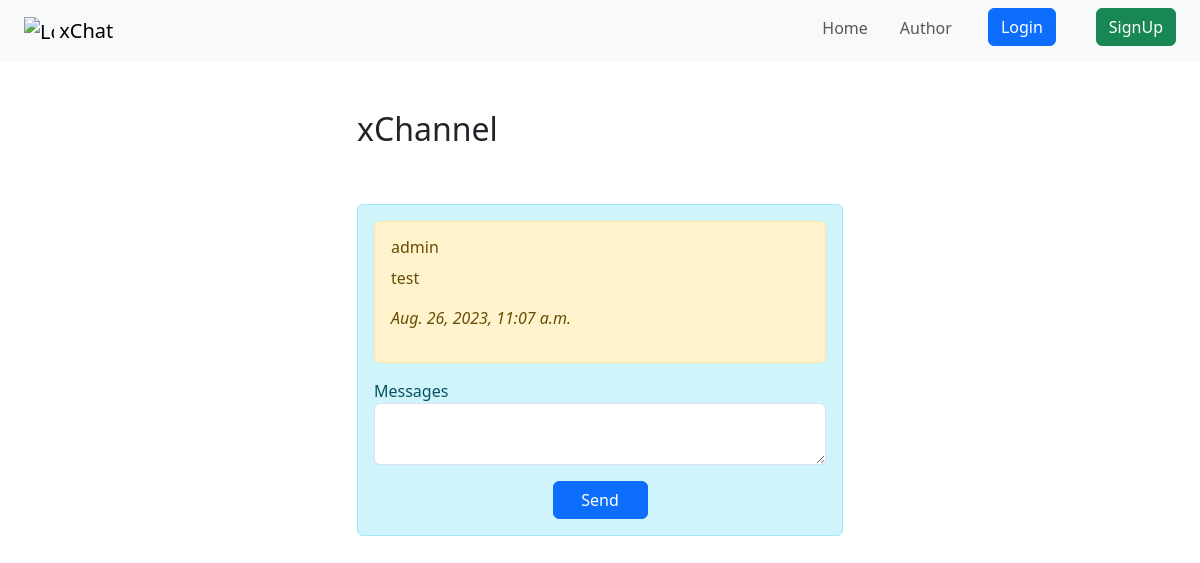
/channel/, run on an earlier commit of the app's database.
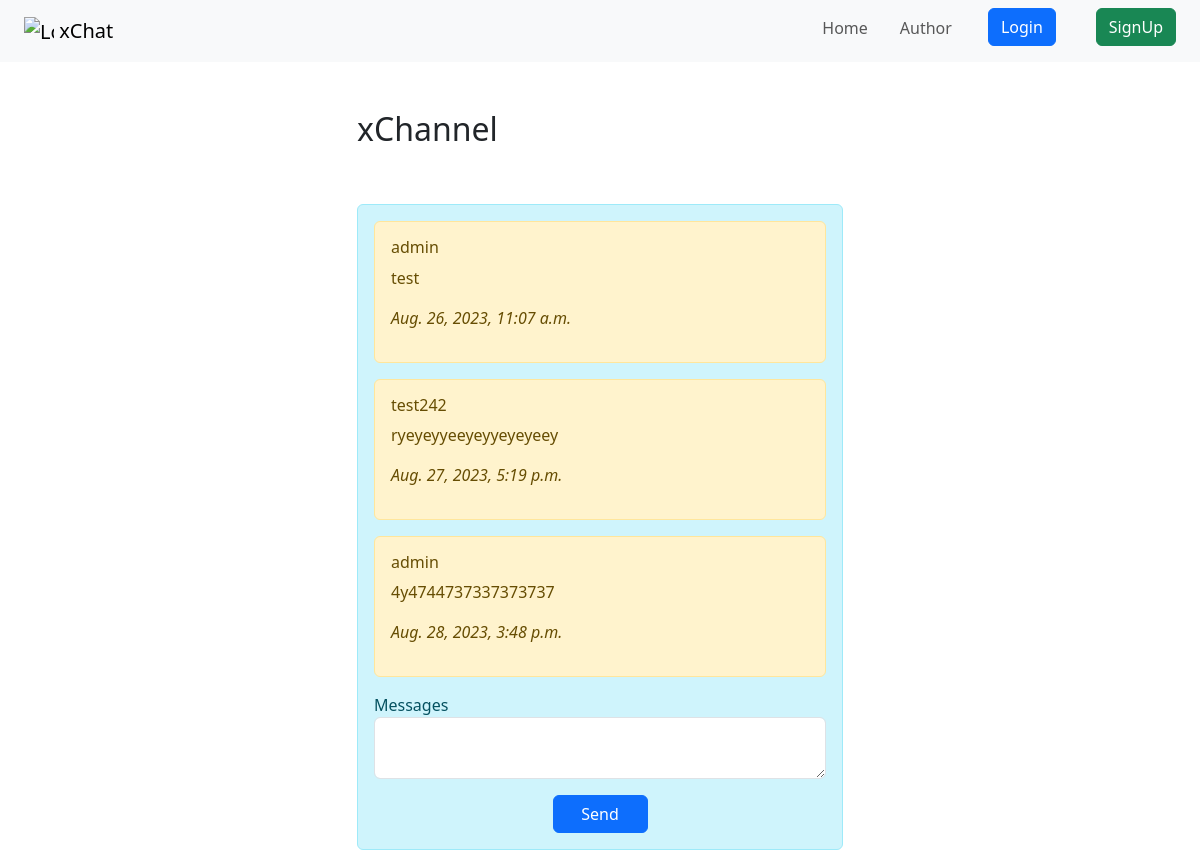
And on a later commit of the database.
### xChannel/models.py (models this page shows, shortened)
class Message(models.Model):
    text = models.TextField(max_length=4096)
    image = models.ImageField(upload_to="xChannel/images", blank=True)
    date_creation = models.DateTimeField(auto_now_add=True)
    user = models.ForeignKey(User, on_delete=models.CASCADE)

### xChannel/views.py (the view)
# urls.py: path('', views.channel, name='xChannel'),
def channel(request):
    messages = Message.objects.all()
    return render(request, "xChannel/xChannel.html", {"messages": messages})

### xChannel/templates/xChannel/xChannel.html (shortened to what this page needs)
<!DOCTYPE html>
{% extends 'main/main.html' %}
{% block content %}
    <div class="row justify-content-center mt-5">
        <div class="col-md-5">
            <h2>xChannel</h2>
        </div>
    </div>
    <div class="row justify-content-center mt-5">
        <div class="col-md-5">
            <div class="alert alert-info" role="alert">
                {% if messages %}
                    {% for message in messages %}
                        <div class="alert alert-warning" role="alert">
                            <h6>{{ message.user.username }}</h6>
                            <p>{{ message.text }}</p>
                            <p><i>{{ message.date_creation }}</i></p>
                        </div>
                    {% endfor %}
                {% else %}
                    <p>There are no messages on the server, write?</p>
                {% endif %}
                <form id="create" method="POST" action="{% url 'create' %}">
                    <div class="row justify-content-center mt-2">
                        <div class="form-group">
                            <label for="text">Messages</label>
                            <textarea name="text" class="form-control" id="text"></textarea>
                        </div>
                    </div>
                    <div class="row justify-content-center mt-3">
                        <div class="col-lg-3 d-flex flex-column justify-content-between">
                            <button type="submit" class="btn btn-primary">Send</button>
                        </div>
                    </div>
                </form>
            </div>
        </div>
    </div>
{% endblock %}

What changed in the data, as far as the page shows it:
added Message: user.username "test242", text "ryeyeyyeeyeyyeyeyeey", date_creation "Aug. 27, 2023, 5:19 p.m."
added Message: user.username "admin", text "4y4744737337373737", date_creation "Aug. 28, 2023, 3:48 p.m."
